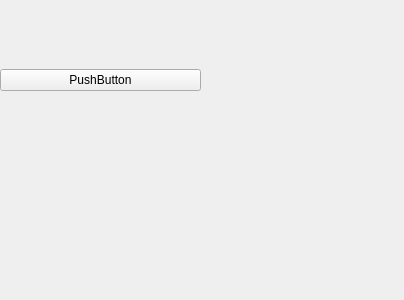
<?xml version="1.0" encoding="UTF-8"?>
<ui version="4.0">
 <class>Form</class>
 <widget class="QWidget" name="Form">
  <property name="geometry">
   <rect>
    <x>0</x>
    <y>0</y>
    <width>404</width>
    <height>300</height>
   </rect>
  </property>
  <property name="windowTitle">
   <string>Form</string>
  </property>
  <widget class="QWidget" name="horizontalLayoutWidget">
   <property name="geometry">
    <rect>
     <x>0</x>
     <y>40</y>
     <width>201</width>
     <height>81</height>
    </rect>
   </property>
   <layout class="QHBoxLayout" name="horizontalLayout">
    <item>
     <widget class="QPushButton" name="pushButton">
      <property name="enabled">
       <bool>true</bool>
      </property>
      <property name="text">
       <string>PushButton</string>
      </property>
     </widget>
    </item>
   </layout>
  </widget>
  <widget class="QWidget" name="horizontalLayoutWidget_2">
   <property name="geometry">
    <rect>
     <x>199</x>
     <y>-1</y>
     <width>211</width>
     <height>301</height>
    </rect>
   </property>
   <layout class="QHBoxLayout" name="horizontalLayout_2"/>
  </widget>
 </widget>
 <resources/>
 <connections>
  <connection>
   <sender>pushButton</sender>
   <signal>clicked()</signal>
   <receiver>Form</receiver>
   <slot>pushButton_click()</slot>
   <hints>
    <hint type="sourcelabel">
     <x>118</x>
     <y>83</y>
    </hint>
    <hint type="destinationlabel">
     <x>155</x>
     <y>231</y>
    </hint>
   </hints>
  </connection>
 </connections>
 <slots>
  <slot>pushButton_click()</slot>
 </slots>
</ui>
